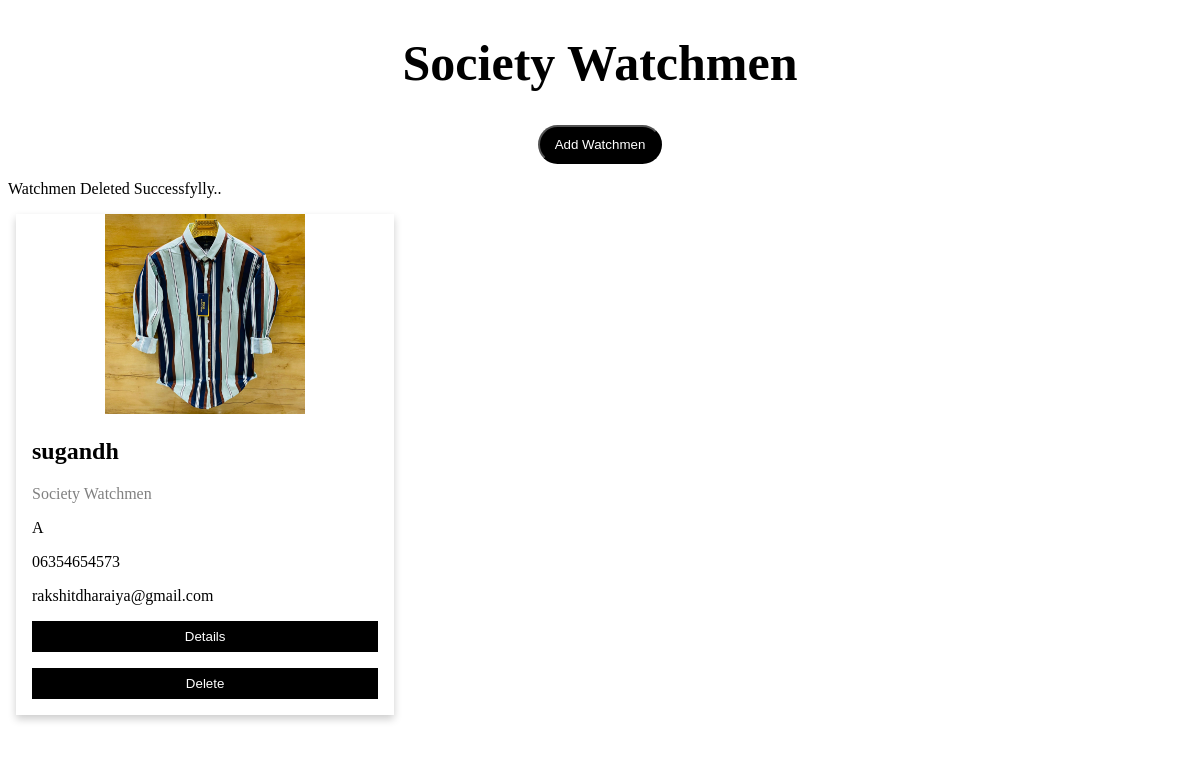
/watchmen/, run on the app's committed database.
### pepole/models.py (models this page shows)
class S_watchmen(models.Model):
    w_propic=models.FileField(upload_to='watchmen/',default='pepole.jpg')
    name=models.CharField(max_length=50)
    email=models.EmailField(max_length=50)
    gat_no=models.CharField(max_length=10)
    mobile=models.CharField(max_length=12)

### pepole/views.py (the view)
# urls.py: path('watchmen/', views.watchmen, name='watchmen'),
def watchmen(request):
    watchmen_data=S_watchmen.objects.all()
    return render(request,"watchment.html",{"watchmen_data":watchmen_data,"msg":"Watchmen Deleted Successfylly.."})

### pepole/templates/watchment.html (shortened to what this page needs)
{% load static %}
<!DOCTYPE html>
<html>
<head>
<link rel="stylesheet" href="{% static 'css/member.css' %}">
</head>
<body>
<center>
<h1 class="h1">Society Watchmen</h1>
</center>
<center>
    <a href="{% url 'add_watchmen' %}"><button type="button" style="background-color: black; color:white; padding:10px 15px 10px 15px; border-radius: 30px;">Add  Watchmen</button></a>
    </center>
    <p>{{msg}}</p>
<div class="row">
  {% for i in  watchmen_data%}
  <div class="column">
    <div class="card">
      <center>
      <img src="{{i.w_propic.url}}" alt="Jane" width="200px" height="200px"></center>
      <div class="container">
        <h2>{{i.name}}</h2>
        <p class="title">Society Watchmen</p>
        <p class="address">{{i.gat_no}}</p>
        <p class="address">{{i.mobile}}</p>
        <p>{{i.email}}</p>
        <p><a href="{% url 'Watchmen_details' i.id %}"><button class="button">Details</button></a></p>
        <p><a href="{% url 'delete' i.id %}"><button class="button">Delete</button></a></p>
      </div>
    </div>
  </div>
  {% endfor %}
</div>
</body>
</html>

### pepole/static/css/member.css (style rules this page uses)
html { box-sizing: border-box; }
*, *:before, *:after { box-sizing: inherit; }
.column { float: left; width: 33.3%; margin-bottom: 16px; padding: 0 8px; }
.card { box-shadow: 0 4px 8px 0 rgba(0, 0, 0, 0.2); }
.container { padding: 0 16px; }
.container::after, .row::after { content: ""; clear: both; display: table; }
.title { color: grey; }
.button { border: none; outline: 0; display: inline-block; padding: 8px; color: white; background-color: #000; text-align: center; cursor: pointer; width: 100%; }
.h1 { font-size: 50px; }

### data on the page
S_watchmen: w_propic (picture), name "sugandh", gat_no "A", mobile "06354654573", email "rakshitdharaiya@gmail.com"

### other printed values
{{ msg }} "Watchmen Deleted Successfylly.."
